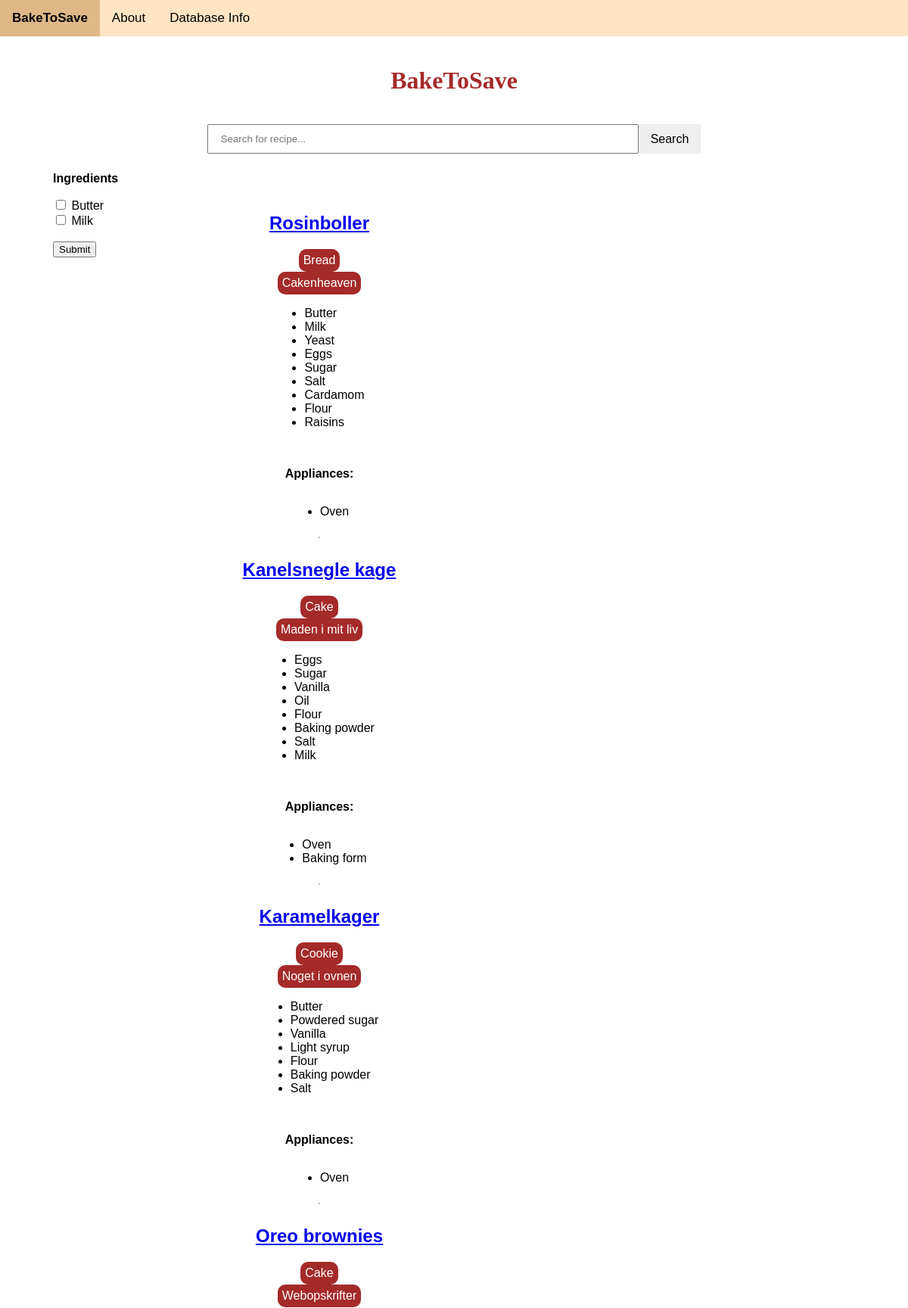
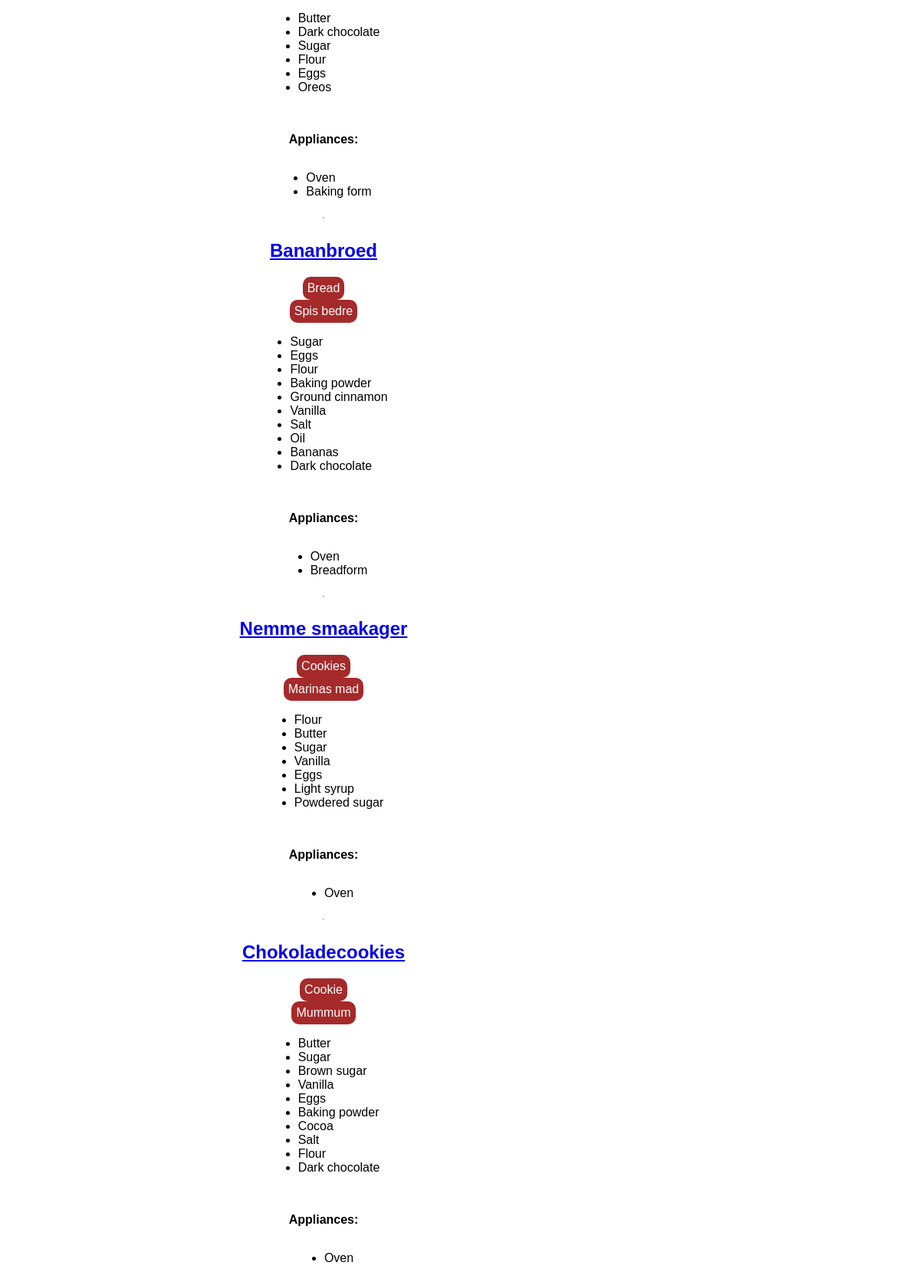
The page / (upper part) on the database its author committed (2 pictures, top to bottom).
### tables this page shows
CREATE TABLE recipes (
    r_id INTEGER PRIMARY KEY,
    name TEXT NOT NULL,
    category TEXT NOT NULL,
    time TIME NOT NULL,
    source TEXT NOT NULL,
    link TEXT NOT NULL,
    ingredients TEXT NOT NULL,
    appliances TEXT NOT NULL
);

### app.py (the view)
@app.route('/')
def index():
    conn = get_db_connection()
    recipes = conn.execute('SELECT * FROM recipes').fetchall()
    conn.close()
    recipes = [dict(recipe) for recipe in recipes]
    recipes = [makelists(recipe) for recipe in recipes]
    return render_template('index.html', recipes=recipes )

### app.py (called while the page is built)
def get_db_connection():
    conn = sqlite3.connect('recipes.db')
    conn.row_factory = sqlite3.Row
    return conn

def makelists(recipe):
    if 'ingredients' in recipe:
        recipe['ingredients'] = recipe['ingredients'].split('/')
    if 'appliances' in recipe:
        recipe['appliances'] = recipe['appliances'].split('/')
    return recipe

### templates/index.html
{% extends 'base.html' %}
{% block content %}
    <h1>{% block title %} BakeToSave {% endblock %}</h1>
    <form action="/search_results">
        <div class="searchbar">
            <input type="text" placeholder="Search for recipe..."name="search">
            <button type="submit">Search</button>
        </div>
    </form>
    <form action="/tick_results">
        <div class="ingredient_boxes">
            <ul>
                <p><b>Ingredients</b></p>
                <input type="checkbox" id="i1" name="i_1" value="Butter">
                <label for="ingredient1">Butter</label><br>
                <input type="checkbox" id="i2" name="i_2" value="Milk">
                <label for="ingredient1">Milk</label><br>
                <br>
                <input type="submit" value="Submit">
            </ul>
        </div>
    </form>
    <div class="recipe_list">
        {% for recipe in recipes %}
        <a href=" {{ url_for('recipe', recipe_id=recipe['r_id']) }}" >
            <h2>{{ recipe['name'] }}</h2>
        </a>
        <span class="badge">{{ recipe['category'] }}</span>
        <span class="badge">{{ recipe['source'] }}</span>
        <ul>
            {% for ingredient in recipe['ingredients'] %}
            <li>{{ ingredient }}</li>
            {% endfor %}
        </ul>
        <br>
        <p><b>Appliances:</b></p>
        <ul>
            {% for appliance in recipe['appliances'] %}
            <li>{{ appliance }}</li>
            {% endfor %}
        </ul>
        <hr >
        {% endfor %}
    </div>
{% endblock %}

### templates/base.html (shortened to what this page needs)
<!doctype html>
<html lang="en">
  <head>
    <link rel="stylesheet" href="{{ url_for('static', filename= 'css/style.css') }}">
  </head>
  <body>
    <div class="topnav">
      <a class="active" href="{{ url_for('index')}}"><b>BakeToSave</b></a>
      <a href="{{ url_for('about')}}">About</a>
      <a href="{{ url_for('dbinfo')}}">Database Info</a>
    </div>
    <div class="container">
        {% block content %} {% endblock %}
    </div>
  </body>
</html>

### static/css/style.css (style rules this page uses)
body { margin: 0; font-family: Arial, Helvetica, sans-serif; }
.container { margin: 30px 30px; }
h1 { color: brown; text-align: center; padding: 10px; font-family: "Georgia", "Garamond", serif; }
.recipe_list { display: flex; justify-content: center; align-items: center; flex-direction: column; width: 60%; margin: 50px; }
.topnav { overflow: hidden; background-color:bisque; }
.topnav a { float: left; color:black; text-align: center; padding: 14px 16px; text-decoration: none; font-size: 17px; }
.topnav a.active { background-color:bisque; color:black; }
.searchbar { display: flex; justify-content: center; align-items: center; flex-direction: row; width: 100%; }
input[type=text] { width: 50%; padding: 10px 16px; margin: 8px 0; box-sizing: border-box; }
button { padding: 10px 16px; box-sizing: border-box; height: 39px; font-size: 16px; line-height: normal; border:none; }
.ingredient_boxes { position:absolute; left:auto; width:200px; }
.badge { border-radius: 10px; padding: 6px; color:#fff; background-color:brown; }

### rows shown on the page
recipes: name "Rosinboller", category "Bread", source "Cakenheaven", ingredient "Butter" "Milk" "Yeast" "Eggs" "Sugar" "Salt" "Cardamom" "Flour" "Raisins", appliances "Oven"
recipes: name "Kanelsnegle kage", category "Cake", source "Maden i mit liv", ingredient "Eggs" "Sugar" "Vanilla" "Oil" "Flour" "Baking powder" "Salt" "Milk", appliance "Oven" "Baking form"
recipes: name "Karamelkager", category "Cookie", source "Noget i ovnen", ingredient "Butter" "Powdered sugar" "Vanilla" "Light syrup" "Flour" "Baking powder" "Salt", appliances "Oven"
recipes: name "Oreo brownies", category "Cake", source "Webopskrifter", ingredient "Butter" "Dark chocolate" "Sugar" "Flour" "Eggs" "Oreos", appliance "Oven" "Baking form"
recipes: name "Bananbroed", category "Bread", source "Spis bedre", ingredient "Sugar" "Eggs" "Flour" "Baking powder" "Ground cinnamon" "Vanilla" "Salt" "Oil" "Bananas" "Dark chocolate", appliance "Oven" "Breadform"
recipes: name "Nemme smaakager", category "Cookies", source "Marinas mad", ingredient "Flour" "Butter" "Sugar" "Vanilla" "Eggs" "Light syrup" "Powdered sugar", appliances "Oven"
recipes: name "Chokoladecookies", category "Cookie", source "Mummum", ingredient "Butter" "Sugar" "Brown sugar" "Vanilla" "Eggs" "Baking powder" "Cocoa" "Salt" "Flour" "Dark chocolate", appliances "Oven"
